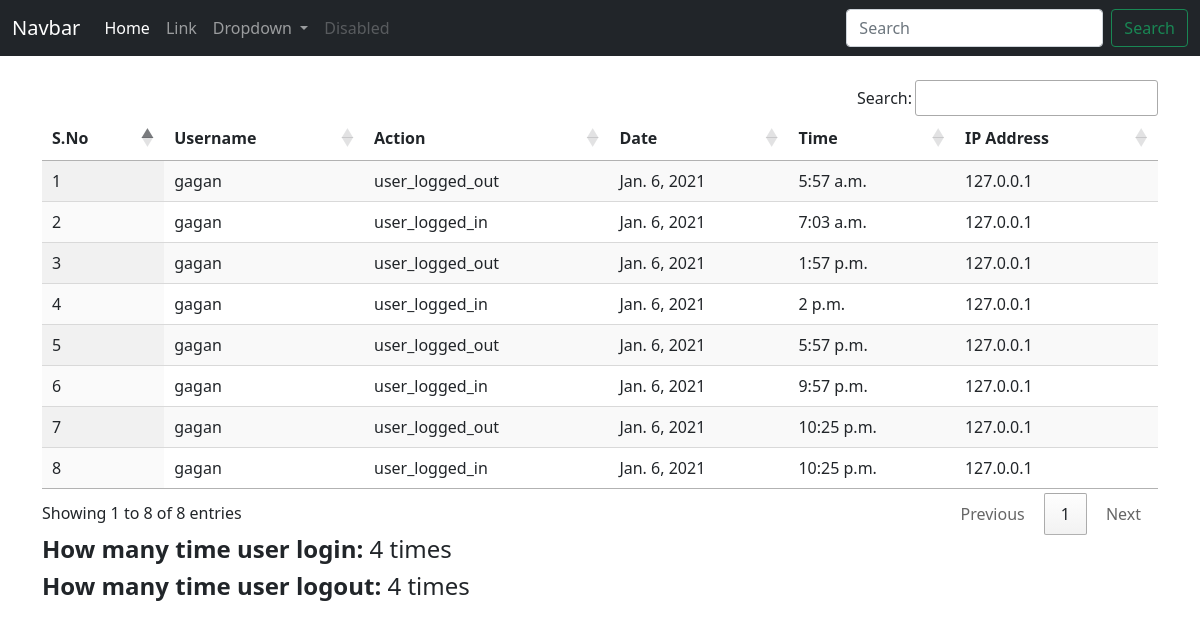
Screenshot of /yesterday?id=1 with the database file from the repository.
### App/models.py (models this page shows, shortened)
class AuditEntry(models.Model):
    action = models.CharField(max_length=64)
    ip = models.GenericIPAddressField(null=True)
    username = models.CharField(max_length=256, null=True)
    date = models.DateField(default=timezone.now())
    time = models.TimeField(default=timezone.localtime())

### App/views.py (the view)
# urls.py: path('yesterday', views.yesterday),
def yesterday(request):
    Id = request.GET['id']
    user = User.objects.filter(id = Id)[0]
    username = user.username
    Yesterday = datetime.datetime.now()-datetime.timedelta(days=1)
    day,month,year = str(Yesterday.day),str(Yesterday.month),str(Yesterday.year)
    if len(day) == 1:
        day = "0"+day
    if len(month) == 1:
        month = "0"+month
    date = year+"-"+month+"-"+day
    userYesterdayData = AuditEntry.objects.filter(Q(username__iexact=username) & Q(date__iexact=date))
    tup = HourMinuteCalculator(userYesterdayData)
    print(tup)
    userLoggedIn = AuditEntry.objects.filter(Q(username__iexact=username) & Q(date__iexact=date) & Q(action__iexact="user_logged_in")).count()
    userLoggedOut = AuditEntry.objects.filter(Q(username__iexact=username) & Q(date__iexact=date) & Q(action__iexact="user_logged_out")).count()
    return render(request,'App/show.html', {'userData':userYesterdayData, 'userLoggedIn':userLoggedIn, 'userLoggedOut':userLoggedOut})

### templates/App/show.html
{% extends "base.html" %}
{% load static %}
{% block body %}
<div class="container my-4">
    <table id="example" class="display nowrap" style="width:100%">
        <thead>
            <th>S.No</th>
            <th>Username</th>
            <th>Action</th>
            <th>Date</th>
            <th>Time</th>
            <th>IP Address</th>
        </thead>
        <tbody>
            {% for i in userData %}
            <tr>
                <td>{{forloop.counter}}</td>
                <td>{{i.username}}</td>
                <td>{{i.action}}</td>
                <td>{{i.date}}</td>
                <td>{{i.time}}</td>
                <td>{{i.ip}}</td>
            </tr>
            {% endfor %}
        </tbody>
    </table>
    <h4><b>How many time user login: </b>{{userLoggedIn}} times</h3>
    <h4><b>How many time user logout: </b>{{userLoggedOut}} times</h3>
</div>
{% endblock body %}

### templates/base.html (shortened to what this page needs)
{% load static %}
<!doctype html>
<html lang="en">
<head>
    <link href="https://cdn.jsdelivr.net/npm/bootstrap@5.0.0-beta1/dist/css/bootstrap.min.css" rel="stylesheet"
>
    <link rel="stylesheet" type="text/css" href="https://cdn.datatables.net/1.10.22/css/jquery.dataTables.min.css">
  <link rel="stylesheet" type="text/css" href="https://cdn.datatables.net/buttons/1.6.4/css/buttons.dataTables.min.css">
  <link rel="stylesheet" type="text/css"
    href="https://cdn.datatables.net/responsive/2.2.3/css/responsive.dataTables.min.css">
</head>
<body>
    <nav class="navbar navbar-expand-lg navbar-dark bg-dark">
        <div class="container-fluid">
            <a class="navbar-brand" href="/">Navbar</a>
            <div class="collapse navbar-collapse" id="navbarSupportedContent">
                <ul class="navbar-nav me-auto mb-2 mb-lg-0">
                    <li class="nav-item">
                        <a class="nav-link active" aria-current="page" href="/">Home</a>
                    </li>
                    <li class="nav-item">
                        <a class="nav-link" href="#">Link</a>
                    </li>
                    <li class="nav-item dropdown">
                        <a class="nav-link dropdown-toggle" href="#" id="navbarDropdown" role="button"
                            data-bs-toggle="dropdown" aria-expanded="false">
                            Dropdown
                        </a>
                    </li>
                    <li class="nav-item">
                        <a class="nav-link disabled" href="#" tabindex="-1" aria-disabled="true">Disabled</a>
                    </li>
                </ul>
                <form class="d-flex">
                    <input class="form-control me-2" type="search" placeholder="Search" aria-label="Search">
                    <button class="btn btn-outline-success" type="submit">Search</button>
                </form>
            </div>
        </div>
    </nav>
    {% block body %}
    {% endblock body %}
</body>
</html>

### rows the page displays
AuditEntry: username "gagan", action "user_logged_out", date "Jan. 6, 2021", time "5:57 a.m.", ip "127.0.0.1"
AuditEntry: username "gagan", action "user_logged_in", date "Jan. 6, 2021", time "7:03 a.m.", ip "127.0.0.1"
AuditEntry: username "gagan", action "user_logged_out", date "Jan. 6, 2021", time "1:57 p.m.", ip "127.0.0.1"
AuditEntry: username "gagan", action "user_logged_in", date "Jan. 6, 2021", time "2 p.m.", ip "127.0.0.1"
AuditEntry: username "gagan", action "user_logged_out", date "Jan. 6, 2021", time "5:57 p.m.", ip "127.0.0.1"
AuditEntry: username "gagan", action "user_logged_in", date "Jan. 6, 2021", time "9:57 p.m.", ip "127.0.0.1"
AuditEntry: username "gagan", action "user_logged_out", date "Jan. 6, 2021", time "10:25 p.m.", ip "127.0.0.1"
AuditEntry: username "gagan", action "user_logged_in", date "Jan. 6, 2021", time "10:25 p.m.", ip "127.0.0.1"

### other values shown
{{ userLoggedIn }} "4"
{{ userLoggedOut }} "4"
